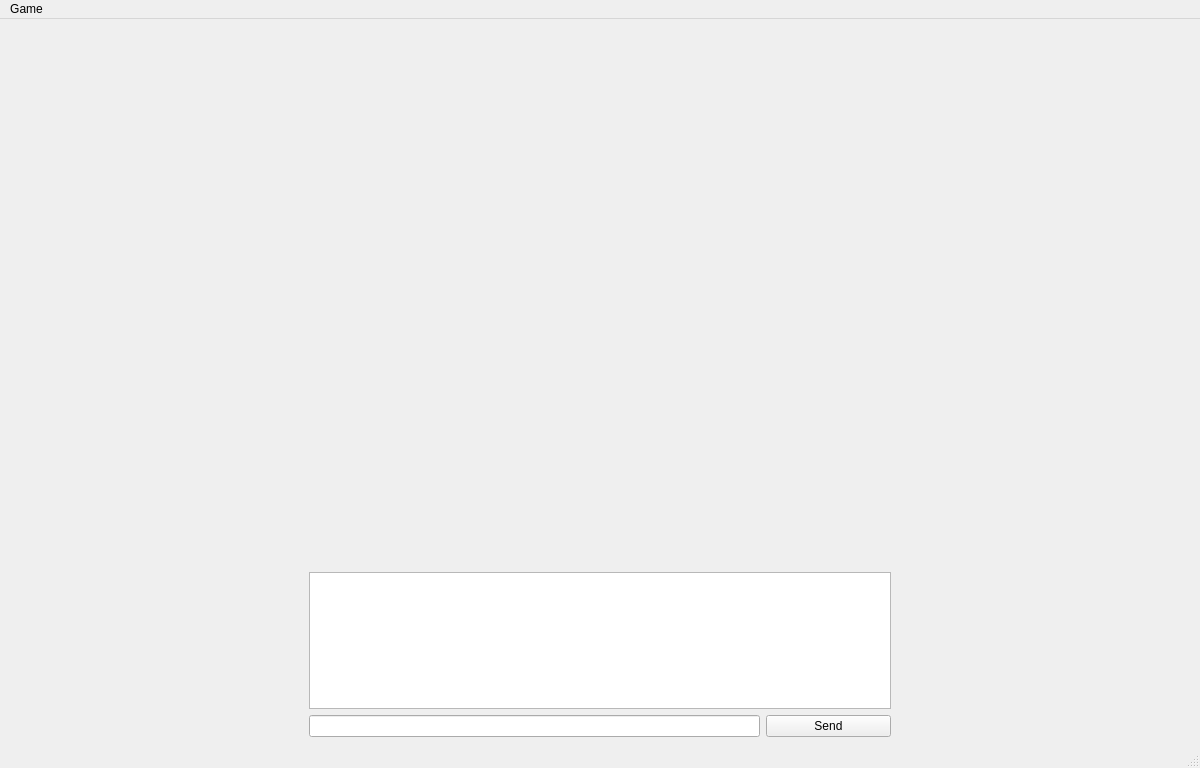
<?xml version="1.0" encoding="UTF-8"?>
<ui version="4.0">
 <class>MainWindow</class>
 <widget class="QMainWindow" name="MainWindow">
  <property name="geometry">
   <rect>
    <x>0</x>
    <y>0</y>
    <width>1200</width>
    <height>768</height>
   </rect>
  </property>
  <property name="windowTitle">
   <string>MainWindow</string>
  </property>
  <property name="windowIcon">
   <iconset>
    <normaloff>:/images/icon.png</normaloff>:/images/icon.png</iconset>
  </property>
  <widget class="QWidget" name="centralwidget">
   <layout class="QGridLayout" name="gridLayout_3">
    <item row="1" column="1">
     <layout class="QGridLayout" name="gridLayout_2">
      <property name="sizeConstraint">
       <enum>QLayout::SetMaximumSize</enum>
      </property>
      <property name="leftMargin">
       <number>0</number>
      </property>
      <item row="2" column="1">
       <widget class="QLineEdit" name="lineEdit">
        <property name="maxLength">
         <number>60</number>
        </property>
       </widget>
      </item>
      <item row="2" column="2">
       <widget class="QPushButton" name="sendBtn">
        <property name="minimumSize">
         <size>
          <width>125</width>
          <height>0</height>
         </size>
        </property>
        <property name="text">
         <string>Send</string>
        </property>
       </widget>
      </item>
      <item row="1" column="1" colspan="2">
       <widget class="QTextBrowser" name="chatHistory">
        <property name="maximumSize">
         <size>
          <width>16777215</width>
          <height>250</height>
         </size>
        </property>
       </widget>
      </item>
     </layout>
    </item>
    <item row="1" column="0">
     <spacer name="horizontalSpacer">
      <property name="orientation">
       <enum>Qt::Horizontal</enum>
      </property>
      <property name="sizeType">
       <enum>QSizePolicy::Minimum</enum>
      </property>
      <property name="sizeHint" stdset="0">
       <size>
        <width>300</width>
        <height>20</height>
       </size>
      </property>
     </spacer>
    </item>
    <item row="0" column="1">
     <spacer name="verticalSpacer">
      <property name="orientation">
       <enum>Qt::Vertical</enum>
      </property>
      <property name="sizeHint" stdset="0">
       <size>
        <width>20</width>
        <height>600</height>
       </size>
      </property>
     </spacer>
    </item>
    <item row="1" column="2">
     <spacer name="horizontalSpacer_2">
      <property name="orientation">
       <enum>Qt::Horizontal</enum>
      </property>
      <property name="sizeType">
       <enum>QSizePolicy::Minimum</enum>
      </property>
      <property name="sizeHint" stdset="0">
       <size>
        <width>300</width>
        <height>20</height>
       </size>
      </property>
     </spacer>
    </item>
   </layout>
  </widget>
  <widget class="QMenuBar" name="menubar">
   <property name="geometry">
    <rect>
     <x>0</x>
     <y>0</y>
     <width>1200</width>
     <height>21</height>
    </rect>
   </property>
   <widget class="QMenu" name="menuFile">
    <property name="title">
     <string>Game</string>
    </property>
    <addaction name="actionHelp"/>
    <addaction name="actionSound"/>
    <addaction name="actionInterrupt"/>
    <addaction name="separator"/>
    <addaction name="actionExit"/>
   </widget>
   <addaction name="menuFile"/>
  </widget>
  <widget class="QStatusBar" name="statusbar"/>
  <action name="actionExit">
   <property name="icon">
    <iconset resource="res.qrc">
     <normaloff>:/images/main-menu.png</normaloff>:/images/main-menu.png</iconset>
   </property>
   <property name="text">
    <string>Quit</string>
   </property>
   <property name="toolTip">
    <string>Exit to the main menu</string>
   </property>
  </action>
  <action name="actionHelp">
   <property name="icon">
    <iconset resource="res.qrc">
     <normaloff>:/images/question.png</normaloff>:/images/question.png</iconset>
   </property>
   <property name="text">
    <string>About</string>
   </property>
  </action>
  <action name="actionInterrupt">
   <property name="icon">
    <iconset resource="res.qrc">
     <normaloff>:/images/interrupt.png</normaloff>:/images/interrupt.png</iconset>
   </property>
   <property name="text">
    <string>Interrupt</string>
   </property>
  </action>
  <action name="actionSound">
   <property name="icon">
    <iconset resource="res.qrc">
     <normaloff>:/images/sound.png</normaloff>:/images/sound.png</iconset>
   </property>
   <property name="text">
    <string>Sound</string>
   </property>
  </action>
 </widget>
 <resources>
  <include location="res.qrc"/>
 </resources>
 <connections/>
</ui>
